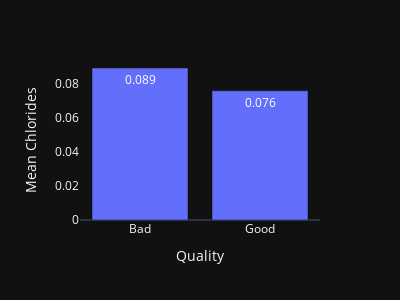

Write notebook code for a chart like this one.
### Code cell
fig = px.bar(wine_count_df,
            x= 'quality_classif',
            y= 'chlorides',
            text= 'chlorides',
            template= 'plotly_dark',
            width= 400,
            height= 300)

fig.update_xaxes(showgrid=False, 
                 title_text='Quality',
                )

fig.update_yaxes(showgrid=False,
                 title_text='Mean Chlorides')

fig.update_traces(textposition='auto', 
                    texttemplate='%{text:.3f}' 
                 )

fig.show()

### Figure 1 — Plotly figure (JSON) as saved in the notebook; plotly's stock layout.template omitted (floating-point values rounded to 4 significant figures)
{"data": [{"alignmentgroup": "True", "hoverlabel": {"namelength": 0}, "hovertemplate": "quality_classif=%{x}<br>chlorides=%{text}", "legendgroup": "", "marker": {"color": "#636efa"}, "name": "", "offsetgroup": "", "orientation": "v", "showlegend": false, "text": [0.08928, 0.07591], "textposition": "auto", "texttemplate": "%{text:.3f}", "type": "bar", "x": ["Bad", "Good"], "xaxis": "x", "y": [0.08928, 0.07591], "yaxis": "y"}], "layout": {"barmode": "relative", "height": 300, "legend": {"tracegroupgap": 0}, "margin": {"t": 60}, "width": 400, "xaxis": {"anchor": "y", "domain": [0, 1], "showgrid": false, "title": {"text": "Quality"}}, "yaxis": {"anchor": "x", "domain": [0, 1], "showgrid": false, "title": {"text": "Mean Chlorides"}}}}
